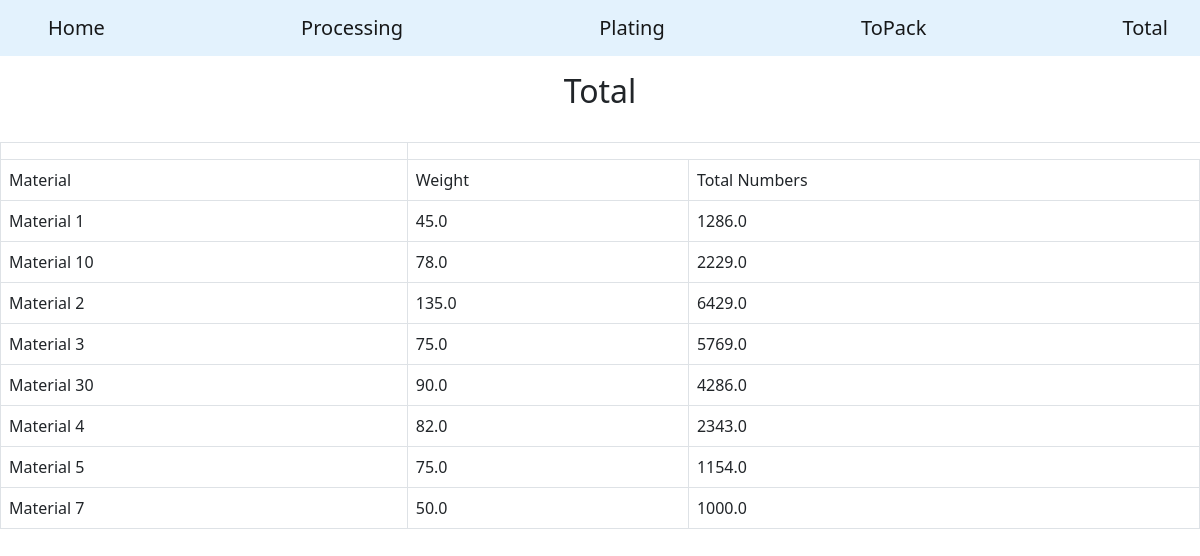
Page /total on the committed database.
### tables this page shows
CREATE TABLE processing (id INTEGER PRIMARY KEY, Name TEXT, wt REAL, weight REAL, quantity INTEGER);

### main.py (the view)
@app.route("/total")
def total():
    conn=sqlite3.connect('material.db')
    cur=conn.cursor()
    cur.execute("SELECT Name, SUM(weight), ROUND(SUM(weight/wt)) FROM (SELECT * FROM processing UNION ALL SELECT * FROM plating UNION ALL SELECT * FROM topack) where not weight = 0.0 GROUP BY Name ")
    rows=cur.fetchall()
    return render_template('total.html', rows=rows)

### templates/total.html
{% extends "layout.html" %}
{% block body %}
<h2 style="text-align:center">Total</h2>
<br>
<form action="/total" method="post">
<table class="table  table-bordered table-hover">
    <th>
        <tr>
            <td>Material</td>
            <td>Weight</td>
            <td>Total Numbers</td>
        </tr>
    </th>
    {%for row in rows%}
    <tr>
        <td>{{ row[0] }}</td>
        <td>{{ row[1] }}</td>
        <td>{{ row[2] }}</td>
        {%endfor%}
    </tr>
</table>
{% endblock %}

### rows in the picture
processing: Name "Material 1", row "45.0", row "1286.0"
processing: Name "Material 10", row "78.0", row "2229.0"
processing: Name "Material 2", row "135.0", row "6429.0"
processing: Name "Material 3", row "75.0", row "5769.0"
processing: Name "Material 30", row "90.0", row "4286.0"
processing: Name "Material 4", row "82.0", row "2343.0"
processing: Name "Material 5", row "75.0", row "1154.0"
processing: Name "Material 7", weight "50.0", row "1000.0"
